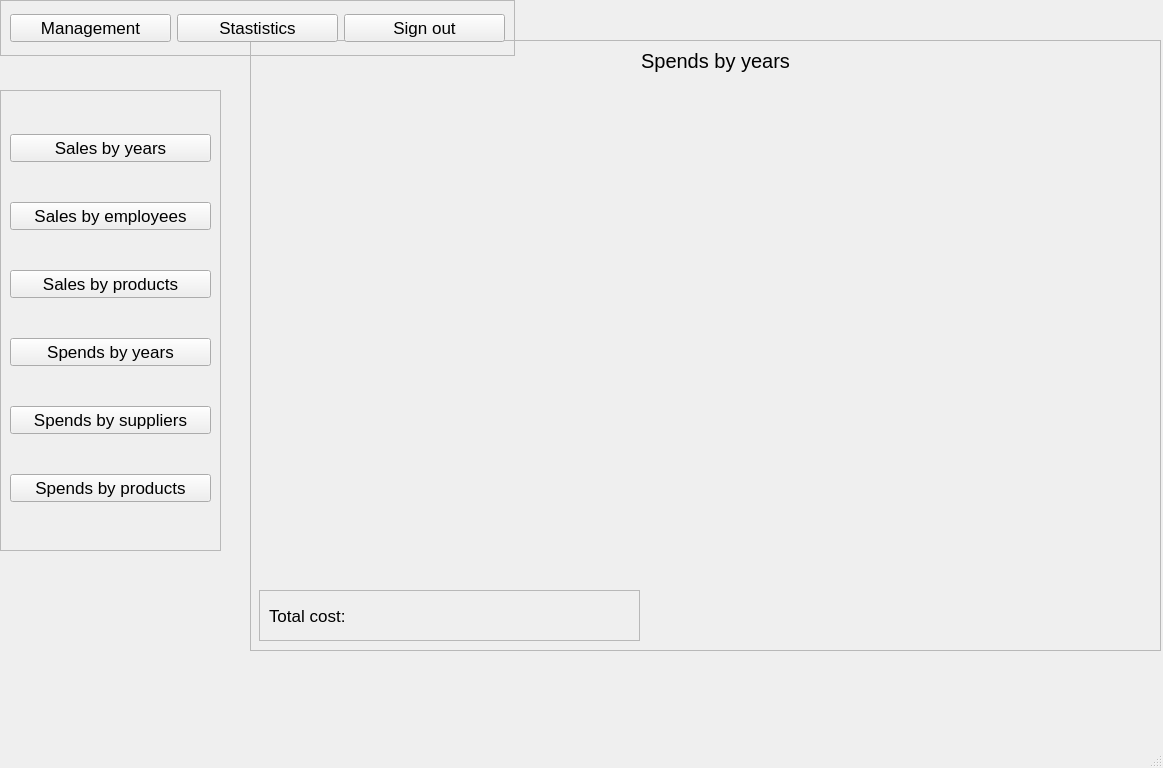
<?xml version="1.0" encoding="UTF-8"?>
<ui version="4.0">
 <class>SpendsByYears</class>
 <widget class="QMainWindow" name="SpendsByYears">
  <property name="geometry">
   <rect>
    <x>0</x>
    <y>0</y>
    <width>1163</width>
    <height>768</height>
   </rect>
  </property>
  <property name="font">
   <font>
    <pointsize>13</pointsize>
   </font>
  </property>
  <property name="windowTitle">
   <string>MainWindow</string>
  </property>
  <widget class="QWidget" name="centralwidget">
   <widget class="QFrame" name="frame_2">
    <property name="geometry">
     <rect>
      <x>250</x>
      <y>40</y>
      <width>911</width>
      <height>611</height>
     </rect>
    </property>
    <property name="frameShape">
     <enum>QFrame::StyledPanel</enum>
    </property>
    <property name="frameShadow">
     <enum>QFrame::Raised</enum>
    </property>
    <widget class="QLabel" name="label">
     <property name="geometry">
      <rect>
       <x>0</x>
       <y>0</y>
       <width>931</width>
       <height>41</height>
      </rect>
     </property>
     <property name="font">
      <font>
       <pointsize>15</pointsize>
      </font>
     </property>
     <property name="text">
      <string>Spends by years</string>
     </property>
     <property name="alignment">
      <set>Qt::AlignCenter</set>
     </property>
    </widget>
    <widget class="QLabel" name="graph">
     <property name="geometry">
      <rect>
       <x>14</x>
       <y>75</y>
       <width>881</width>
       <height>451</height>
      </rect>
     </property>
     <property name="text">
      <string/>
     </property>
    </widget>
    <widget class="QFrame" name="frame">
     <property name="geometry">
      <rect>
       <x>9</x>
       <y>550</y>
       <width>381</width>
       <height>51</height>
      </rect>
     </property>
     <property name="frameShape">
      <enum>QFrame::StyledPanel</enum>
     </property>
     <property name="frameShadow">
      <enum>QFrame::Raised</enum>
     </property>
     <layout class="QHBoxLayout" name="horizontalLayout_2">
      <item>
       <widget class="QLabel" name="label_2">
        <property name="text">
         <string>Total cost:</string>
        </property>
       </widget>
      </item>
      <item>
       <widget class="QLabel" name="totalCost">
        <property name="text">
         <string/>
        </property>
       </widget>
      </item>
     </layout>
    </widget>
   </widget>
   <widget class="QFrame" name="frame_3">
    <property name="geometry">
     <rect>
      <x>0</x>
      <y>0</y>
      <width>515</width>
      <height>56</height>
     </rect>
    </property>
    <property name="layoutDirection">
     <enum>Qt::LeftToRight</enum>
    </property>
    <property name="frameShape">
     <enum>QFrame::StyledPanel</enum>
    </property>
    <property name="frameShadow">
     <enum>QFrame::Raised</enum>
    </property>
    <layout class="QHBoxLayout" name="horizontalLayout">
     <item>
      <widget class="QPushButton" name="management">
       <property name="text">
        <string>Management</string>
       </property>
      </widget>
     </item>
     <item>
      <widget class="QPushButton" name="statistics">
       <property name="text">
        <string>Stastistics</string>
       </property>
      </widget>
     </item>
     <item>
      <widget class="QPushButton" name="signOut">
       <property name="text">
        <string>Sign out</string>
       </property>
      </widget>
     </item>
    </layout>
   </widget>
   <widget class="QFrame" name="frame_5">
    <property name="geometry">
     <rect>
      <x>0</x>
      <y>90</y>
      <width>221</width>
      <height>461</height>
     </rect>
    </property>
    <property name="frameShape">
     <enum>QFrame::StyledPanel</enum>
    </property>
    <property name="frameShadow">
     <enum>QFrame::Raised</enum>
    </property>
    <layout class="QVBoxLayout" name="verticalLayout">
     <item>
      <widget class="QPushButton" name="salesByYears">
       <property name="text">
        <string>Sales by years</string>
       </property>
      </widget>
     </item>
     <item>
      <widget class="QPushButton" name="salesByEmployees">
       <property name="text">
        <string>Sales by employees</string>
       </property>
      </widget>
     </item>
     <item>
      <widget class="QPushButton" name="salesByProducts">
       <property name="text">
        <string>Sales by products</string>
       </property>
      </widget>
     </item>
     <item>
      <widget class="QPushButton" name="spendsByYears">
       <property name="text">
        <string>Spends by years</string>
       </property>
      </widget>
     </item>
     <item>
      <widget class="QPushButton" name="spendsBySuppliers">
       <property name="text">
        <string>Spends by suppliers</string>
       </property>
      </widget>
     </item>
     <item>
      <widget class="QPushButton" name="spendsByProducts">
       <property name="text">
        <string>Spends by products</string>
       </property>
      </widget>
     </item>
    </layout>
   </widget>
  </widget>
  <widget class="QMenuBar" name="menubar">
   <property name="geometry">
    <rect>
     <x>0</x>
     <y>0</y>
     <width>1163</width>
     <height>26</height>
    </rect>
   </property>
  </widget>
  <widget class="QStatusBar" name="statusbar"/>
 </widget>
 <resources/>
 <connections/>
</ui>
